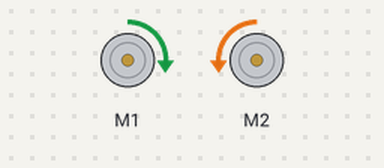
The program below on a simulated BBC micro:bit (MakeCode). On the bench: 2 × DC motor (green arrow = forward, orange = backward, longer = faster).

Above: at 2.1 s.
At 11.6 s:
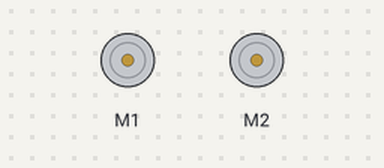
Timing chart, 0 to 13.1 s (numbered marks = the images above):
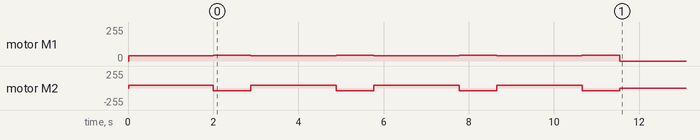

The program:

main.ts
```typescript
for (let index = 0; index < 4; index++) {
    maqueen.motorRun(maqueen.Motors.All, maqueen.Dir.CW, 38)
    basic.pause(2000)
    maqueen.motorRun(maqueen.Motors.M1, maqueen.Dir.CW, 44)
    maqueen.motorRun(maqueen.Motors.M2, maqueen.Dir.CCW, 44)
    basic.pause(885)
}
maqueen.motorStop(maqueen.Motors.All)
basic.forever(function () {

})
```

test.ts
```typescript
// tests gaan hier; deze zal niet worden gecompileerd wanneer dit pakket wordt gebruikt als extensie.
```
